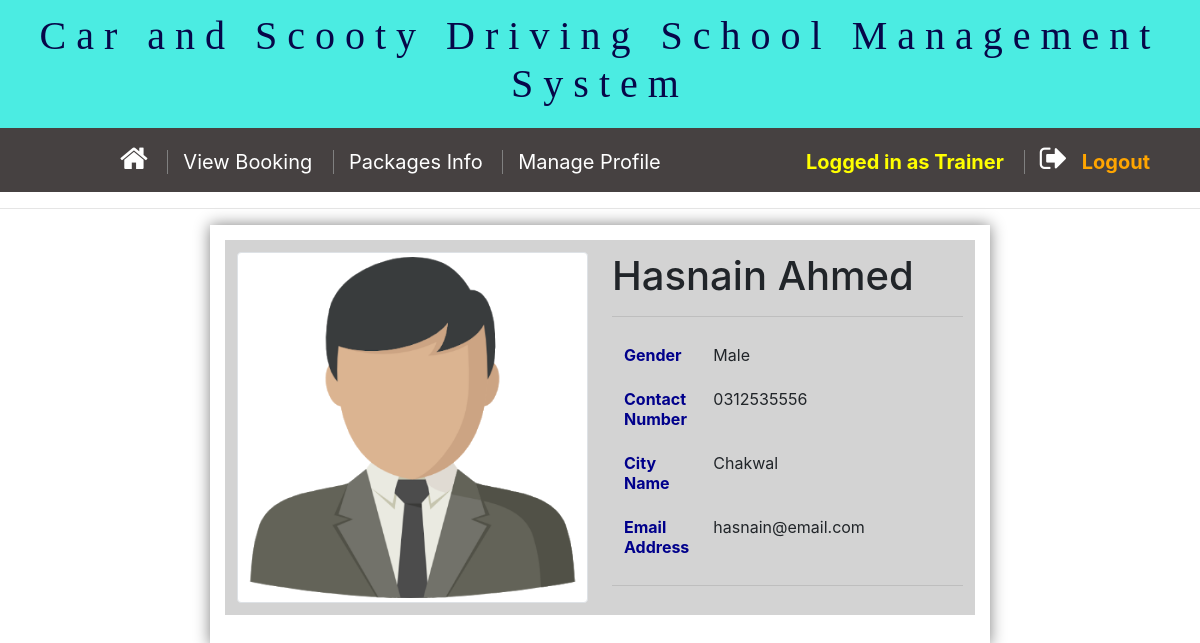
Screenshot of /trainerUI/viewstudentdetail.php?studentprofile=1 (signed in) with the database file from the repository.
### tables this page shows
CREATE TABLE `studenttable` (
  `sid` int(11) NOT NULL,
  `s_name` char(100) NOT NULL,
  `s_contact` bigint(11) NOT NULL,
  `s_gender` char(25) NOT NULL,
  `s_city` char(50) NOT NULL,
  `s_raddress` varchar(255) NOT NULL,
  `s_email` varchar(100) NOT NULL,
  `s_loginpasswrd` varchar(50) NOT NULL
);

### db/trainer/dbviewstudentdetail.php (called while the page is built, shortened)
<?php
include 'connection.php';
if (isset($_GET['studentprofile'])) {
     $stdntid = $_GET['studentprofile'];
     $query = "SELECT  *  FROM studenttable where sid   ='$stdntid'";
     $result = mysqli_query($conn, $query);
     if ($result->num_rows > 0) {
          $row = mysqli_fetch_assoc($result);
          $name = $row["s_name"];
          $contact = $row["s_contact"];
          $gender = $row["s_gender"];
          $city = $row["s_city"];
          $email = $row["s_email"];
     }
}
?>

### trainerUI/viewstudentdetail.php (the view, shortened to what this page needs)
<html lang="en">
<head>
    <link rel="stylesheet" href="../css/index.css">
    <?php
    include "../header/trainerheader.php";
    include "../db/trainer/dbviewstudentdetail.php";
    ?>
</head>
<body>
    <div style="padding:15px; width:65%; margin:auto; box-shadow: 0px 0px 15px 0px grey;">
        <table class="table table-borderless">
            <tr id="tr1">
                <td style="width:50%">
                    <?php
                    if ($gender == "Male") {
                        echo '
        <img  src="../images/male.png" style="width:100%; height: auto;" class="img-thumbnail" >';
                    } else {
                        echo '
        <img class="d" src="../images/female.png" style="width:100%; height: auto;" class="img-thumbnail" >';
                    }
                    ?>
                </td>
                <td style="width:75%">
                    <h1>
                        <?php echo $name;  ?>
                    </h1>
                    <hr>
                    <table class="table table-borderedless">
                        <tr>
                            <td id="tds">Gender</td>
                            <td><?php echo $gender; ?> </td>
                </td>
            </tr>
            <tr>
                <td id="tds">Contact Number</td>
                <td>0<?php echo  $contact; ?> </td>
            </tr>
            <tr>
                <td id="tds">City Name</td>
                <td><?php echo $city; ?></td>
            </tr>
            <tr>
                <td id="tds">Email Address</td>
                <td><?php echo  $email; ?> &nbsp; </td>
            </tr>
        </table>
        <hr>
    </div>
</body>
</html>

### trainerUI/viewstudentdetail.php (style rules this page uses)
#tr1 { background: lightgray; padding: 10px; }
#tds { width: 25%; font-weight: bold; color: darkblue; }

### rows the page displays
studenttable: s_name "Hasnain Ahmed", s_gender "Male", s_contact "312535556", s_city "Chakwal", s_email "hasnain@email.com"

### other values shown
$_SESSION['role'] "Trainer"
